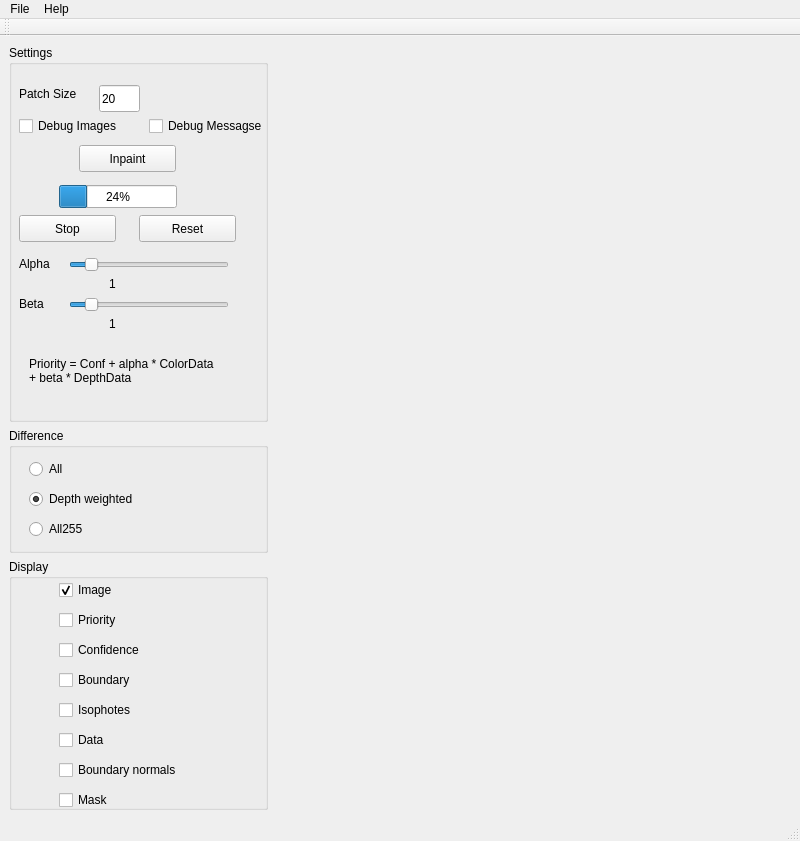
<?xml version="1.0" encoding="UTF-8"?>
<ui version="4.0">
 <class>Form</class>
 <widget class="QMainWindow" name="Form">
  <property name="geometry">
   <rect>
    <x>0</x>
    <y>0</y>
    <width>800</width>
    <height>841</height>
   </rect>
  </property>
  <property name="windowTitle">
   <string>Criminisi Inpainting</string>
  </property>
  <widget class="QWidget" name="centralwidget">
   <layout class="QGridLayout" name="gridLayout">
    <item row="0" column="0">
     <layout class="QHBoxLayout" name="horizontalLayout" stretch="1,2">
      <item>
       <layout class="QVBoxLayout" name="verticalLayout" stretch="3,1,2">
        <item>
         <widget class="QGroupBox" name="groupBox">
          <property name="title">
           <string>Settings</string>
          </property>
          <widget class="QLabel" name="label">
           <property name="geometry">
            <rect>
             <x>10</x>
             <y>40</y>
             <width>67</width>
             <height>17</height>
            </rect>
           </property>
           <property name="text">
            <string>Patch Size</string>
           </property>
          </widget>
          <widget class="QLineEdit" name="txtPatchSize">
           <property name="geometry">
            <rect>
             <x>90</x>
             <y>40</y>
             <width>41</width>
             <height>27</height>
            </rect>
           </property>
           <property name="toolTip">
            <string>Sets the width/height of a square patch</string>
           </property>
           <property name="text">
            <string>20</string>
           </property>
          </widget>
          <widget class="QPushButton" name="btnInpaint">
           <property name="geometry">
            <rect>
             <x>70</x>
             <y>100</y>
             <width>97</width>
             <height>27</height>
            </rect>
           </property>
           <property name="text">
            <string>Inpaint</string>
           </property>
          </widget>
          <widget class="QProgressBar" name="progressBar">
           <property name="geometry">
            <rect>
             <x>50</x>
             <y>140</y>
             <width>118</width>
             <height>23</height>
            </rect>
           </property>
           <property name="value">
            <number>24</number>
           </property>
          </widget>
          <widget class="QCheckBox" name="chkDebugMessages">
           <property name="geometry">
            <rect>
             <x>140</x>
             <y>70</y>
             <width>131</width>
             <height>22</height>
            </rect>
           </property>
           <property name="text">
            <string>Debug Messagse</string>
           </property>
          </widget>
          <widget class="QSlider" name="sldAlpha">
           <property name="geometry">
            <rect>
             <x>60</x>
             <y>210</y>
             <width>160</width>
             <height>19</height>
            </rect>
           </property>
           <property name="minimum">
            <number>0</number>
           </property>
           <property name="maximum">
            <number>99</number>
           </property>
           <property name="singleStep">
            <number>1</number>
           </property>
           <property name="value">
            <number>10</number>
           </property>
           <property name="orientation">
            <enum>Qt::Horizontal</enum>
           </property>
          </widget>
          <widget class="QLabel" name="label_2">
           <property name="geometry">
            <rect>
             <x>10</x>
             <y>210</y>
             <width>67</width>
             <height>17</height>
            </rect>
           </property>
           <property name="text">
            <string>Alpha</string>
           </property>
          </widget>
          <widget class="QLabel" name="lblAlpha">
           <property name="geometry">
            <rect>
             <x>100</x>
             <y>230</y>
             <width>67</width>
             <height>17</height>
            </rect>
           </property>
           <property name="text">
            <string>1</string>
           </property>
          </widget>
          <widget class="QPushButton" name="btnStop">
           <property name="geometry">
            <rect>
             <x>10</x>
             <y>170</y>
             <width>97</width>
             <height>27</height>
            </rect>
           </property>
           <property name="text">
            <string>Stop</string>
           </property>
          </widget>
          <widget class="QPushButton" name="btnReset">
           <property name="geometry">
            <rect>
             <x>130</x>
             <y>170</y>
             <width>97</width>
             <height>27</height>
            </rect>
           </property>
           <property name="text">
            <string>Reset</string>
           </property>
          </widget>
          <widget class="QCheckBox" name="chkDebugImages">
           <property name="geometry">
            <rect>
             <x>10</x>
             <y>70</y>
             <width>121</width>
             <height>22</height>
            </rect>
           </property>
           <property name="text">
            <string>Debug Images</string>
           </property>
          </widget>
          <widget class="QLabel" name="label_4">
           <property name="geometry">
            <rect>
             <x>20</x>
             <y>300</y>
             <width>191</width>
             <height>51</height>
            </rect>
           </property>
           <property name="text">
            <string>Priority = Conf + alpha * ColorData + beta * DepthData</string>
           </property>
           <property name="wordWrap">
            <bool>true</bool>
           </property>
          </widget>
          <widget class="QLabel" name="label_5">
           <property name="geometry">
            <rect>
             <x>10</x>
             <y>250</y>
             <width>67</width>
             <height>17</height>
            </rect>
           </property>
           <property name="text">
            <string>Beta</string>
           </property>
          </widget>
          <widget class="QSlider" name="sldBeta">
           <property name="geometry">
            <rect>
             <x>60</x>
             <y>250</y>
             <width>160</width>
             <height>19</height>
            </rect>
           </property>
           <property name="value">
            <number>10</number>
           </property>
           <property name="orientation">
            <enum>Qt::Horizontal</enum>
           </property>
          </widget>
          <widget class="QLabel" name="lblBeta">
           <property name="geometry">
            <rect>
             <x>100</x>
             <y>270</y>
             <width>67</width>
             <height>17</height>
            </rect>
           </property>
           <property name="text">
            <string>1</string>
           </property>
          </widget>
         </widget>
        </item>
        <item>
         <widget class="QGroupBox" name="groupBox_3">
          <property name="title">
           <string>Difference</string>
          </property>
          <widget class="QRadioButton" name="radDifferenceAll">
           <property name="geometry">
            <rect>
             <x>20</x>
             <y>30</y>
             <width>114</width>
             <height>22</height>
            </rect>
           </property>
           <property name="text">
            <string>All</string>
           </property>
          </widget>
          <widget class="QRadioButton" name="radDifferenceDepth">
           <property name="geometry">
            <rect>
             <x>20</x>
             <y>60</y>
             <width>161</width>
             <height>22</height>
            </rect>
           </property>
           <property name="text">
            <string>Depth weighted</string>
           </property>
           <property name="checked">
            <bool>true</bool>
           </property>
          </widget>
          <widget class="QRadioButton" name="radAll255">
           <property name="geometry">
            <rect>
             <x>20</x>
             <y>90</y>
             <width>114</width>
             <height>22</height>
            </rect>
           </property>
           <property name="text">
            <string>All255</string>
           </property>
          </widget>
         </widget>
        </item>
        <item>
         <widget class="QGroupBox" name="groupBox_2">
          <property name="title">
           <string>Display</string>
          </property>
          <widget class="QCheckBox" name="chkPriority">
           <property name="geometry">
            <rect>
             <x>50</x>
             <y>50</y>
             <width>95</width>
             <height>22</height>
            </rect>
           </property>
           <property name="text">
            <string>Priority</string>
           </property>
          </widget>
          <widget class="QCheckBox" name="chkConfidence">
           <property name="geometry">
            <rect>
             <x>50</x>
             <y>80</y>
             <width>111</width>
             <height>22</height>
            </rect>
           </property>
           <property name="text">
            <string>Confidence</string>
           </property>
          </widget>
          <widget class="QCheckBox" name="chkImage">
           <property name="geometry">
            <rect>
             <x>50</x>
             <y>20</y>
             <width>95</width>
             <height>22</height>
            </rect>
           </property>
           <property name="text">
            <string>Image</string>
           </property>
           <property name="checked">
            <bool>true</bool>
           </property>
          </widget>
          <widget class="QCheckBox" name="chkBoundary">
           <property name="geometry">
            <rect>
             <x>50</x>
             <y>110</y>
             <width>95</width>
             <height>22</height>
            </rect>
           </property>
           <property name="text">
            <string>Boundary</string>
           </property>
          </widget>
          <widget class="QCheckBox" name="chkIsophotes">
           <property name="geometry">
            <rect>
             <x>50</x>
             <y>140</y>
             <width>95</width>
             <height>22</height>
            </rect>
           </property>
           <property name="text">
            <string>Isophotes</string>
           </property>
          </widget>
          <widget class="QCheckBox" name="chkData">
           <property name="geometry">
            <rect>
             <x>50</x>
             <y>170</y>
             <width>95</width>
             <height>22</height>
            </rect>
           </property>
           <property name="text">
            <string>Data</string>
           </property>
          </widget>
          <widget class="QCheckBox" name="chkBoundaryNormals">
           <property name="geometry">
            <rect>
             <x>50</x>
             <y>200</y>
             <width>161</width>
             <height>22</height>
            </rect>
           </property>
           <property name="text">
            <string>Boundary normals</string>
           </property>
          </widget>
          <widget class="QCheckBox" name="chkMask">
           <property name="geometry">
            <rect>
             <x>50</x>
             <y>230</y>
             <width>95</width>
             <height>22</height>
            </rect>
           </property>
           <property name="text">
            <string>Mask</string>
           </property>
          </widget>
         </widget>
        </item>
       </layout>
      </item>
      <item>
       <widget class="QVTKWidget" name="qvtkWidget" native="true"/>
      </item>
     </layout>
    </item>
   </layout>
  </widget>
  <widget class="QMenuBar" name="menubar">
   <property name="geometry">
    <rect>
     <x>0</x>
     <y>0</y>
     <width>800</width>
     <height>25</height>
    </rect>
   </property>
   <widget class="QMenu" name="menuLeft_Pane">
    <property name="title">
     <string>File</string>
    </property>
    <addaction name="actionOpenImage"/>
    <addaction name="actionOpenMask"/>
    <addaction name="actionOpenMaskInverted"/>
    <addaction name="actionFlipImage"/>
    <addaction name="actionSaveResult"/>
    <addaction name="actionQuit"/>
   </widget>
   <widget class="QMenu" name="menuHelp">
    <property name="title">
     <string>Help</string>
    </property>
    <addaction name="actionHelp"/>
   </widget>
   <addaction name="menuLeft_Pane"/>
   <addaction name="menuHelp"/>
  </widget>
  <widget class="QStatusBar" name="statusbar"/>
  <widget class="QToolBar" name="toolBar">
   <property name="windowTitle">
    <string>toolBar</string>
   </property>
   <attribute name="toolBarArea">
    <enum>TopToolBarArea</enum>
   </attribute>
   <attribute name="toolBarBreak">
    <bool>false</bool>
   </attribute>
  </widget>
  <action name="actionOpenImage">
   <property name="text">
    <string>Open Image</string>
   </property>
  </action>
  <action name="actionSavePointsLeft">
   <property name="text">
    <string>Save Points</string>
   </property>
  </action>
  <action name="actionSavePointsRight">
   <property name="text">
    <string>Save Points</string>
   </property>
  </action>
  <action name="actionOpenImageRight">
   <property name="text">
    <string>Open Image</string>
   </property>
  </action>
  <action name="actionLoadPointsLeft">
   <property name="text">
    <string>Load Points</string>
   </property>
  </action>
  <action name="actionLoadPointsRight">
   <property name="text">
    <string>Load Points</string>
   </property>
  </action>
  <action name="actionHelp">
   <property name="text">
    <string>Help</string>
   </property>
  </action>
  <action name="actionQuit">
   <property name="text">
    <string>Quit</string>
   </property>
  </action>
  <action name="actionOpenPointCloudLeft">
   <property name="text">
    <string>Open PointCloud</string>
   </property>
  </action>
  <action name="actionOpenPointCloudRight">
   <property name="text">
    <string>Open PointCloud</string>
   </property>
  </action>
  <action name="actionFlipImage">
   <property name="text">
    <string>Flip Image</string>
   </property>
  </action>
  <action name="actionFlipRightImage">
   <property name="text">
    <string>Flip Right Image</string>
   </property>
  </action>
  <action name="actionSaveResult">
   <property name="text">
    <string>Save Result</string>
   </property>
  </action>
  <action name="actionOpenMask">
   <property name="text">
    <string>Open Mask</string>
   </property>
  </action>
  <action name="actionOpenMaskInverted">
   <property name="text">
    <string>Open Mask Inverted</string>
   </property>
  </action>
 </widget>
 <customwidgets>
  <customwidget>
   <class>QVTKWidget</class>
   <extends>QWidget</extends>
   <header>QVTKWidget.h</header>
  </customwidget>
 </customwidgets>
 <resources/>
 <connections>
  <connection>
   <sender>sldAlpha</sender>
   <signal>sliderMoved(int)</signal>
   <receiver>lblAlpha</receiver>
   <slot>setNum(int)</slot>
   <hints>
    <hint type="sourcelabel">
     <x>150</x>
     <y>268</y>
    </hint>
    <hint type="destinationlabel">
     <x>144</x>
     <y>287</y>
    </hint>
   </hints>
  </connection>
  <connection>
   <sender>sldBeta</sender>
   <signal>sliderMoved(int)</signal>
   <receiver>lblBeta</receiver>
   <slot>setNum(int)</slot>
   <hints>
    <hint type="sourcelabel">
     <x>150</x>
     <y>308</y>
    </hint>
    <hint type="destinationlabel">
     <x>144</x>
     <y>327</y>
    </hint>
   </hints>
  </connection>
 </connections>
</ui>
